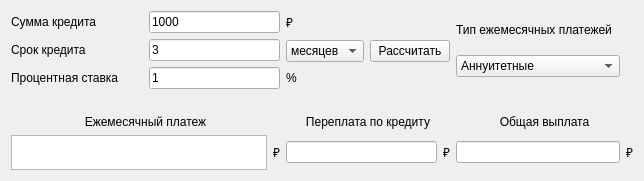
      <widget class="QWidget" name="tab_3">
       <attribute name="title">
        <string>Кредиты</string>
       </attribute>
       <layout class="QGridLayout" name="gridLayout_31">
        <item row="0" column="0">
         <layout class="QGridLayout" name="gridLayout_28">
          <property name="sizeConstraint">
           <enum>QLayout::SetFixedSize</enum>
          </property>
          <item row="2" column="1">
           <layout class="QGridLayout" name="gridLayout_29">
            <item row="2" column="0">
             <widget class="QLabel" name="label_14">
              <property name="sizePolicy">
               <sizepolicy hsizetype="Expanding" vsizetype="Fixed">
                <horstretch>0</horstretch>
                <verstretch>0</verstretch>
               </sizepolicy>
              </property>
              <property name="maximumSize">
               <size>
                <width>16777215</width>
                <height>25</height>
               </size>
              </property>
              <property name="text">
               <string>Переплата по кредиту</string>
              </property>
              <property name="alignment">
               <set>Qt::AlignCenter</set>
              </property>
             </widget>
            </item>
            <item row="3" column="0">
             <layout class="QGridLayout" name="gridLayout_25">
              <item row="0" column="1">
               <widget class="QLabel" name="label_32">
                <property name="sizePolicy">
                 <sizepolicy hsizetype="Fixed" vsizetype="MinimumExpanding">
                  <horstretch>0</horstretch>
                  <verstretch>0</verstretch>
                 </sizepolicy>
                </property>
                <property name="text">
                 <string>₽</string>
                </property>
                <property name="alignment">
                 <set>Qt::AlignLeading|Qt::AlignLeft|Qt::AlignVCenter</set>
                </property>
               </widget>
              </item>
              <item row="0" column="0">
               <widget class="QLineEdit" name="line_overpay">
                <property name="sizePolicy">
                 <sizepolicy hsizetype="Expanding" vsizetype="Fixed">
                  <horstretch>0</horstretch>
                  <verstretch>0</verstretch>
                 </sizepolicy>
                </property>
                <property name="text">
                 <string/>
                </property>
                <property name="alignment">
                 <set>Qt::AlignRight|Qt::AlignTrailing|Qt::AlignVCenter</set>
                </property>
                <property name="readOnly">
                 <bool>true</bool>
                </property>
               </widget>
              </item>
             </layout>
            </item>
           </layout>
          </item>
          <item row="0" column="0">
           <layout class="QGridLayout" name="gridLayout_2">
            <property name="sizeConstraint">
             <enum>QLayout::SetDefaultConstraint</enum>
            </property>
            <item row="1" column="1">
             <widget class="QLineEdit" name="line_time_loan">
              <property name="text">
               <string>3</string>
              </property>
             </widget>
            </item>
            <item row="0" column="1">
             <widget class="QLineEdit" name="line_sum_loan">
              <property name="text">
               <string>1000</string>
              </property>
             </widget>
            </item>
            <item row="0" column="0">
             <widget class="QLabel" name="label_7">
              <property name="sizePolicy">
               <sizepolicy hsizetype="Expanding" vsizetype="Fixed">
                <horstretch>0</horstretch>
                <verstretch>0</verstretch>
               </sizepolicy>
              </property>
              <property name="text">
               <string>Сумма кредита</string>
              </property>
             </widget>
            </item>
            <item row="1" column="0">
             <widget class="QLabel" name="label_8">
              <property name="sizePolicy">
               <sizepolicy hsizetype="Expanding" vsizetype="Fixed">
                <horstretch>0</horstretch>
                <verstretch>0</verstretch>
               </sizepolicy>
              </property>
              <property name="text">
               <string>Срок кредита</string>
              </property>
             </widget>
            </item>
            <item row="2" column="1">
             <widget class="QLineEdit" name="line_precent_loan">
              <property name="text">
               <string>1</string>
              </property>
             </widget>
            </item>
            <item row="2" column="0">
             <widget class="QLabel" name="label_9">
              <property name="sizePolicy">
               <sizepolicy hsizetype="Expanding" vsizetype="Fixed">
                <horstretch>0</horstretch>
                <verstretch>0</verstretch>
               </sizepolicy>
              </property>
              <property name="text">
               <string>Процентная ставка</string>
              </property>
             </widget>
            </item>
           </layout>
          </item>
          <item row="0" column="2">
           <layout class="QGridLayout" name="gridLayout_3">
            <property name="sizeConstraint">
             <enum>QLayout::SetDefaultConstraint</enum>
            </property>
            <item row="0" column="0">
             <widget class="QLabel" name="label_10">
              <property name="sizePolicy">
               <sizepolicy hsizetype="Expanding" vsizetype="Fixed">
                <horstretch>0</horstretch>
                <verstretch>0</verstretch>
               </sizepolicy>
              </property>
              <property name="text">
               <string>Тип ежемесячных платежей</string>
              </property>
             </widget>
            </item>
            <item row="1" column="0">
             <widget class="QComboBox" name="comboBox_type_loan">
              <property name="sizePolicy">
               <sizepolicy hsizetype="Expanding" vsizetype="Fixed">
                <horstretch>0</horstretch>
                <verstretch>0</verstretch>
               </sizepolicy>
              </property>
              <item>
               <property name="text">
                <string>Аннуитетные</string>
               </property>
              </item>
              <item>
               <property name="text">
                <string>Дифференцированные</string>
               </property>
              </item>
             </widget>
            </item>
            <item row="0" column="1">
             <widget class="QLabel" name="label_44">
              <property name="sizePolicy">
               <sizepolicy hsizetype="Expanding" vsizetype="Fixed">
                <horstretch>0</horstretch>
                <verstretch>0</verstretch>
               </sizepolicy>
              </property>
              <property name="text">
               <string/>
              </property>
             </widget>
            </item>
           </layout>
          </item>
          <item row="0" column="1">
           <layout class="QGridLayout" name="gridLayout_27">
            <property name="sizeConstraint">
             <enum>QLayout::SetDefaultConstraint</enum>
            </property>
            <item row="1" column="0">
             <widget class="QComboBox" name="comboBox_time">
              <property name="sizePolicy">
               <sizepolicy hsizetype="Expanding" vsizetype="Fixed">
                <horstretch>0</horstretch>
                <verstretch>0</verstretch>
               </sizepolicy>
              </property>
              <item>
               <property name="text">
                <string>месяцев</string>
               </property>
              </item>
              <item>
               <property name="text">
                <string>лет</string>
               </property>
              </item>
             </widget>
            </item>
            <item row="2" column="0">
             <widget class="QLabel" name="label_12">
              <property name="sizePolicy">
               <sizepolicy hsizetype="Expanding" vsizetype="Fixed">
                <horstretch>0</horstretch>
                <verstretch>0</verstretch>
               </sizepolicy>
              </property>
              <property name="text">
               <string>%</string>
              </property>
             </widget>
            </item>
            <item row="0" column="0">
             <widget class="QLabel" name="label_11">
              <property name="sizePolicy">
               <sizepolicy hsizetype="Expanding" vsizetype="Fixed">
                <horstretch>0</horstretch>
                <verstretch>0</verstretch>
               </sizepolicy>
              </property>
              <property name="text">
               <string>₽</string>
              </property>
              <property name="alignment">
               <set>Qt::AlignLeading|Qt::AlignLeft|Qt::AlignTop</set>
              </property>
             </widget>
            </item>
            <item row="1" column="1">
             <widget class="QPushButton" name="button_loan_calc">
              <property name="sizePolicy">
               <sizepolicy hsizetype="Minimum" vsizetype="Minimum">
                <horstretch>0</horstretch>
                <verstretch>0</verstretch>
               </sizepolicy>
              </property>
              <property name="maximumSize">
               <size>
                <width>16777215</width>
                <height>150</height>
               </size>
              </property>
              <property name="text">
               <string>Рассчитать</string>
              </property>
             </widget>
            </item>
           </layout>
          </item>
          <item row="2" column="0">
           <layout class="QGridLayout" name="gridLayout_12">
            <item row="1" column="0">
             <widget class="QLabel" name="label_13">
              <property name="sizePolicy">
               <sizepolicy hsizetype="Expanding" vsizetype="Fixed">
                <horstretch>0</horstretch>
                <verstretch>0</verstretch>
               </sizepolicy>
              </property>
              <property name="maximumSize">
               <size>
                <width>16777215</width>
                <height>25</height>
               </size>
              </property>
              <property name="text">
               <string>Eжемесячный платеж</string>
              </property>
              <property name="alignment">
               <set>Qt::AlignCenter</set>
              </property>
             </widget>
            </item>
            <item row="2" column="0">
             <layout class="QGridLayout" name="gridLayout_24">
              <item row="1" column="2">
               <widget class="QLabel" name="label_textBrowser_monthly_pay">
                <property name="sizePolicy">
                 <sizepolicy hsizetype="Fixed" vsizetype="MinimumExpanding">
                  <horstretch>0</horstretch>
                  <verstretch>0</verstretch>
                 </sizepolicy>
                </property>
                <property name="text">
                 <string>₽</string>
                </property>
                <property name="alignment">
                 <set>Qt::AlignLeading|Qt::AlignLeft|Qt::AlignVCenter</set>
                </property>
               </widget>
              </item>
              <item row="1" column="0">
               <widget class="QListWidget" name="listWidget_monthly_pay">
                <property name="sizePolicy">
                 <sizepolicy hsizetype="Expanding" vsizetype="Fixed">
                  <horstretch>0</horstretch>
                  <verstretch>0</verstretch>
                 </sizepolicy>
                </property>
                <property name="maximumSize">
                 <size>
                  <width>16777215</width>
                  <height>35</height>
                 </size>
                </property>
               </widget>
              </item>
             </layout>
            </item>
           </layout>
          </item>
          <item row="2" column="2">
           <layout class="QGridLayout" name="gridLayout_30">
            <item row="0" column="0">
             <widget class="QLabel" name="label_15">
              <property name="sizePolicy">
               <sizepolicy hsizetype="Expanding" vsizetype="Fixed">
                <horstretch>0</horstretch>
                <verstretch>0</verstretch>
               </sizepolicy>
              </property>
              <property name="maximumSize">
               <size>
                <width>16777215</width>
                <height>25</height>
               </size>
              </property>
              <property name="text">
               <string>Общая выплата</string>
              </property>
              <property name="alignment">
               <set>Qt::AlignCenter</set>
              </property>
             </widget>
            </item>
            <item row="1" column="0">
             <layout class="QGridLayout" name="gridLayout_26">
              <item row="0" column="1">
               <widget class="QLabel" name="label_33">
                <property name="sizePolicy">
                 <sizepolicy hsizetype="Fixed" vsizetype="MinimumExpanding">
                  <horstretch>0</horstretch>
                  <verstretch>0</verstretch>
                 </sizepolicy>
                </property>
                <property name="text">
                 <string>₽</string>
                </property>
               </widget>
              </item>
              <item row="0" column="0">
               <widget class="QLineEdit" name="line_total_pay">
                <property name="text">
                 <string/>
                </property>
                <property name="alignment">
                 <set>Qt::AlignRight|Qt::AlignTrailing|Qt::AlignVCenter</set>
                </property>
                <property name="readOnly">
                 <bool>true</bool>
                </property>
               </widget>
              </item>
             </layout>
            </item>
           </layout>
          </item>
          <item row="1" column="1">
           <widget class="QLabel" name="label_error_loan">
            <property name="text">
             <string notr="true"/>
            </property>
           </widget>
          </item>
         </layout>
        </item>
       </layout>
      </widget>
